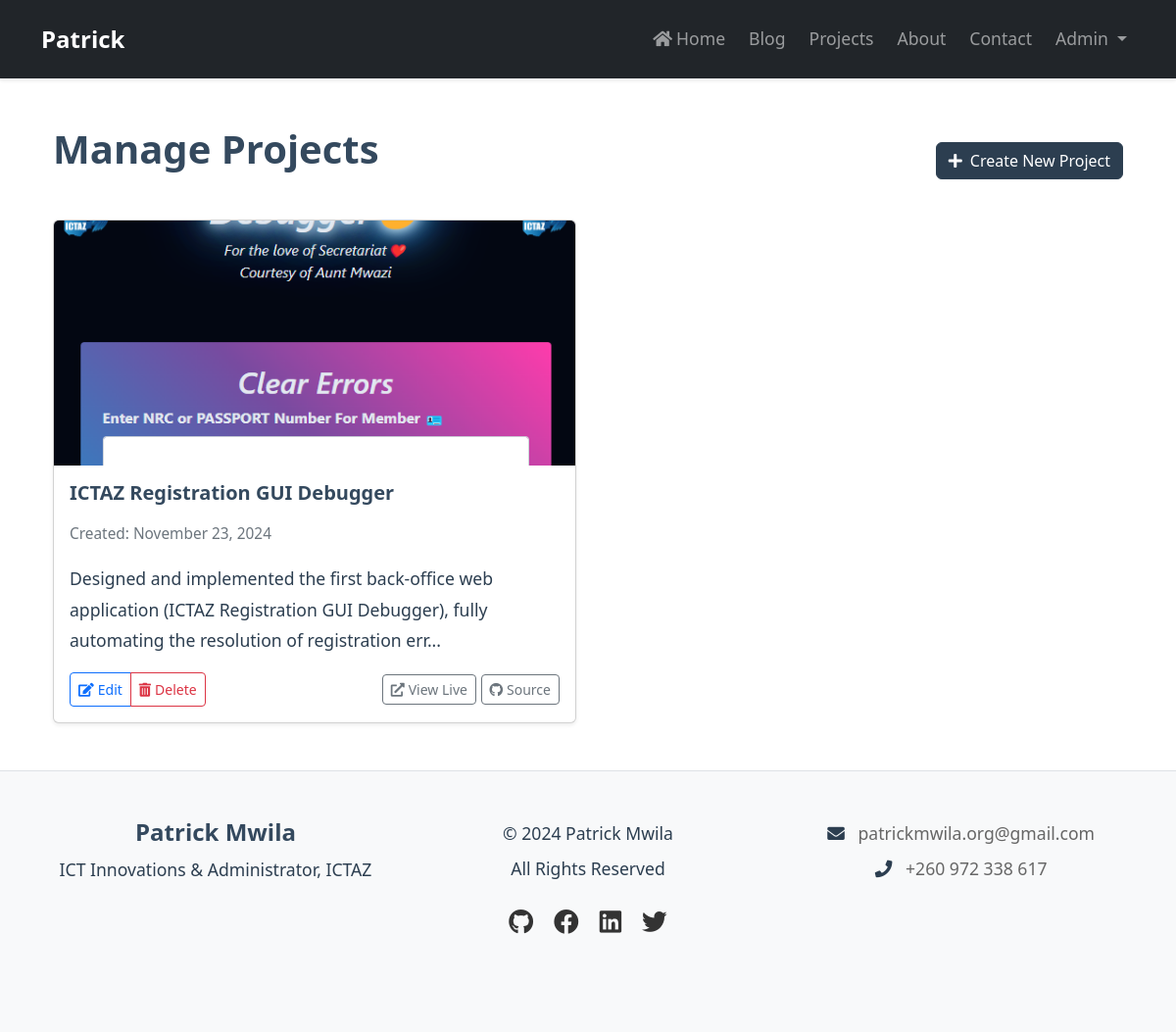
The app's page /admin/manage-projects (signed in) with its own data.
### models.py (models this page shows, shortened)
class Project(db.Model):
    id = db.Column(db.Integer, primary_key=True)
    title = db.Column(db.String(200), nullable=False)
    description = db.Column(db.Text, nullable=False)
    image_path = db.Column(db.String(255))
    project_url = db.Column(db.String(255))
    source_code_url = db.Column(db.String(255))
    date_created = db.Column(db.DateTime, nullable=False, default=datetime.utcnow)

### admin.py (the view)
@admin.route('/manage-projects')
@login_required
def manage_projects():
    projects = Project.query.order_by(Project.date_created.desc()).all()
    return render_template('admin/manage_projects.html', projects=projects)

### templates/admin/manage_projects.html (shortened to what this page needs)
{% extends "base.html" %}
{% block content %}
<div class="container mt-4">
    <div class="d-flex justify-content-between align-items-center mb-4">
        <h1>Manage Projects</h1>
        <a href="{{ url_for('admin.create_project') }}" class="btn btn-primary">
            <i class="fas fa-plus me-2"></i>Create New Project
        </a>
    </div>
    <div class="row">
        {% for project in projects %}
        <div class="col-md-6 mb-4">
            <div class="card shadow-sm h-100">
                {% if project.image_path %}
                    {% if project.image_path.endswith(('.mp4', '.webm')) %}
                    <div class="video-container">
                        <video class="card-img-top"
                               style="height: 250px; object-fit: cover;"
                               loop muted>
                            <source src="{{ url_for('static', filename=project.image_path) }}"
                                    type="video/{{ project.image_path.split('.')[-1] }}">
                            Your browser does not support the video tag.
                        </video>
                        <div class="video-overlay">
                            <div class="play-button">
                                <i class="fas fa-play"></i>
                            </div>
                        </div>
                    </div>
                    {% else %}
                    <img src="{{ url_for('static', filename=project.image_path) }}"
                         class="card-img-top"
                         alt="{{ project.title }}"
                         style="height: 250px; object-fit: cover;">
                    {% endif %}
                {% endif %}
                <div class="card-body">
                    <h5 class="card-title">{{ project.title }}</h5>
                    <p class="card-text text-muted small">Created: {{ project.date_created.strftime('%B %d, %Y') }}</p>
                    <p class="card-text">{{ project.description[:150] }}{% if project.description|length > 150 %}...{% endif %}</p>
                    <div class="d-flex justify-content-between align-items-center mt-3">
                        <div class="btn-group">
                            <a href="{{ url_for('admin.edit_project', project_id=project.id) }}" class="btn btn-outline-primary btn-sm">
                                <i class="fas fa-edit me-1"></i>Edit
                            </a>
                            <button type="button" class="btn btn-outline-danger btn-sm"
                                    onclick="confirmDelete('{{ project.id }}', '{{ project.title|replace("'", "\\'") }}')">
                                <i class="fas fa-trash-alt me-1"></i>Delete
                            </button>
                        </div>
                        <div>
                            {% if project.project_url %}
                            <a href="{{ project.project_url }}" target="_blank" class="btn btn-outline-secondary btn-sm">
                                <i class="fas fa-external-link-alt me-1"></i>View Live
                            </a>
                            {% endif %}
                            {% if project.source_code_url %}
                            <a href="{{ project.source_code_url }}" target="_blank" class="btn btn-outline-secondary btn-sm">
                                <i class="fab fa-github me-1"></i>Source
                            </a>
                            {% endif %}
                        </div>
                    </div>
                </div>
            </div>
        </div>
        {% else %}
        <div class="col-12">
            <div class="alert alert-info">
                No projects found. Click the "Create New Project" button to add your first project.
            </div>
        </div>
        {% endfor %}
    </div>
</div>
{% endblock %}

### static/css/style.css (style rules this page uses)
body { font-family: 'Segoe UI', Tahoma, Geneva, Verdana, sans-serif; line-height: 1.6; color: #333; font-size: 1.1rem; }
h1, h2, h3, h4, h5, h6, .card-title, .project-title, .blog-title { color: #34495E !important; font-weight: 600; }
h1 { font-size: 2.5rem; margin-bottom: 1.5rem; }
h5 { font-size: 1.25rem; margin-bottom: 0.5rem; }
.card-title { margin-bottom: 1rem; }
p { color: #2c3e50; line-height: 1.8; font-size: 1.1rem; margin-bottom: 1rem; }
.text-muted { color: #6c757d !important; }
.btn-primary { background-color: #2C3E50; border-color: #2C3E50; transition: all 0.3s ease; }
a { color: #3498db; text-decoration: none; transition: color 0.2s ease; }
.btn-group .btn { padding: 0.375rem 0.5rem; }
.btn-group .btn i { font-size: 0.875rem; }

### templates/base.html (style rules this page uses)
body { min-height: 100vh; display: flex; flex-direction: column; }

### records on screen
Project: image_path (picture), title "ICTAZ Registration GUI Debugger", date_created "November 23, 2024", description "Designed and implemented the first back-office web application (ICTAZ Registration GUI Debugger), fully automating the resolution of registration err"
